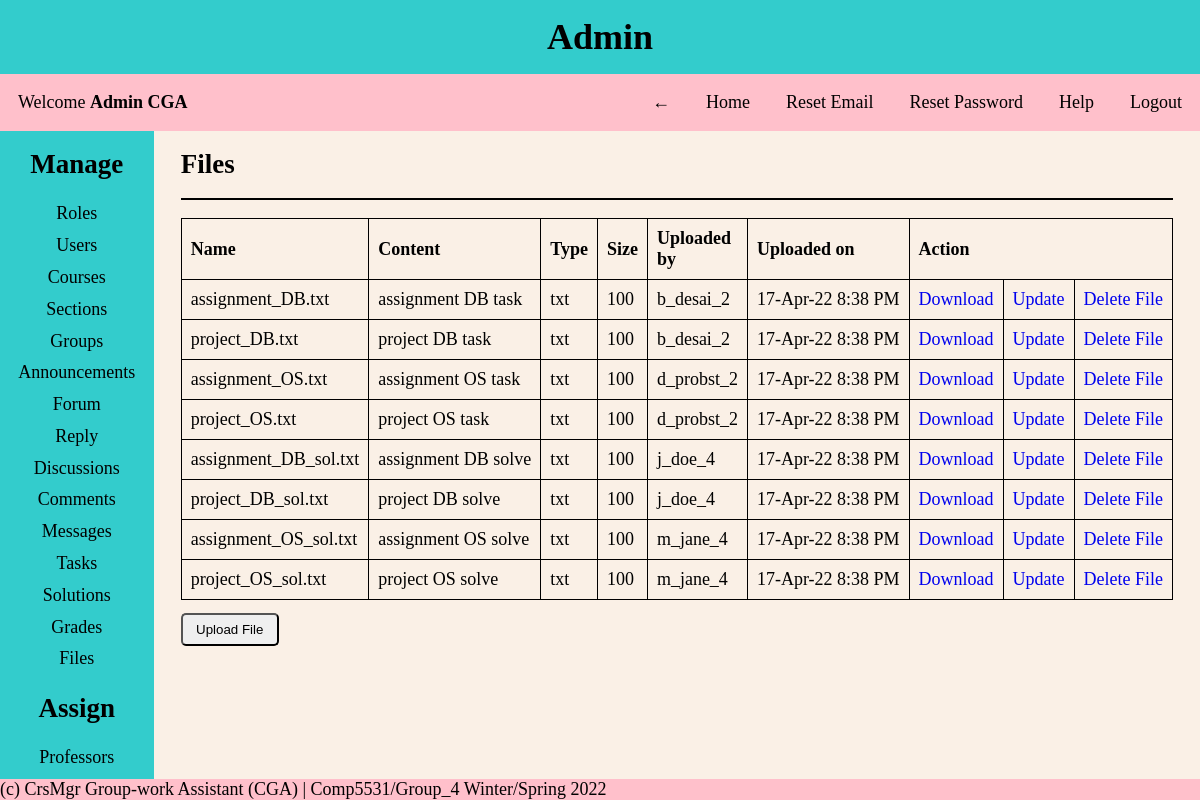
Before: /pages/admin.php?page=files (signed in) with the older database file.
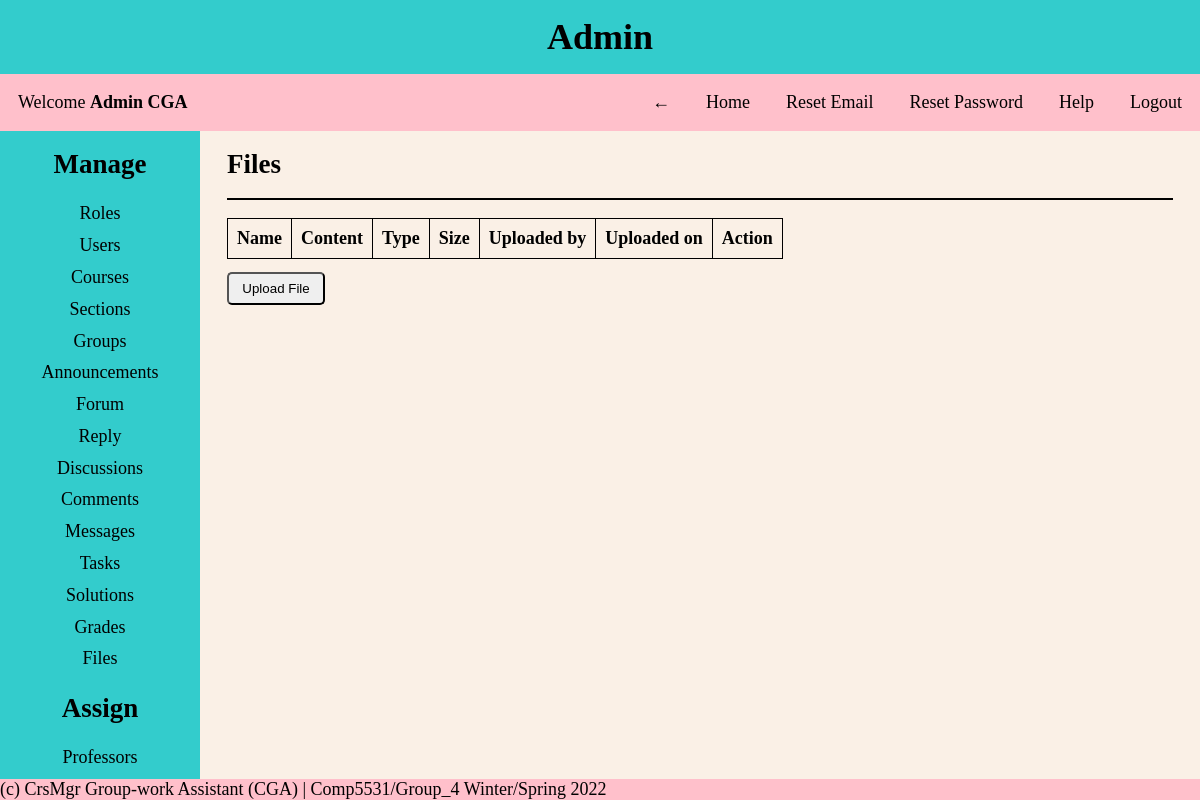
After: the same page with the newer database file.
### tables this page shows
CREATE TABLE Files
(
  file_id INT NOT NULL AUTO_INCREMENT PRIMARY KEY,
  file_name VARCHAR(30) NOT NULL,
  file_content VARCHAR(255) NOT NULL,
  file_type VARCHAR(30) NOT NULL,
  file_size INT NOT NULL,
  uploaded_by_uid INT NOT NULL,
  uploaded_on DATETIME DEFAULT CURRENT_TIMESTAMP
);

CREATE TABLE Users
(
  user_id INT NOT NULL AUTO_INCREMENT PRIMARY KEY,
  first_name VARCHAR(30) NOT NULL,
  last_name VARCHAR(30) NOT NULL,
  dob DATE NOT NULL,
  email VARCHAR(30) NOT NULL UNIQUE,
  username VARCHAR(30) NOT NULL UNIQUE,
  password VARCHAR(30) NOT NULL,
  created_on DATETIME DEFAULT CURRENT_TIMESTAMP,
  first_login TINYINT NOT NULL,
  role_id INT NOT NULL,
  FOREIGN KEY (role_id) REFERENCES Roles(role_id)
);

### helper/functions.php (called while the page is built, shortened)
<?php
function isAdmin()
{
    if (isset($_SESSION['role_id']) && $_SESSION['role_id'] == 1) {
        return true;
    }
    return false;
}
function date_convert($date)
{
    $date = strtotime($date);
    return date('d-M-y g:i A', $date);
}

### CRUD/files.php (the view, shortened to what this page needs)
<div class="content-body">
    <?php
    $query = "SELECT * FROM files as f
    JOIN users as u ON u.user_id = f.uploaded_by_uid
    ORDER BY file_id ASC";
    $results = mysqli_query($conn, $query);
    ?>
    <h2>Files</h2>
    <hr>
    <table>
        <thead>
            <tr>
                <th>Name</th>
                <th>Content</th>
                <th>Type</th>
                <th>Size</th>
                <th>Uploaded by</th>
                <th>Uploaded on</th>
                <?php isAdmin() ? print '<th colspan="3">Action</th>' : ''; ?>
            </tr>
        </thead>
        <tbody>
            <?php
            foreach ($results as $row) {
                $file_id = $row['file_id'];
                $file_name = $row['file_name'];
                $content = $row['file_content'];
                $type = $row['file_type'];
                $size = $row['file_size'];
                $uploaded_by_uid = $row['username'];
                $uploaded_on = date_convert($row['uploaded_on']);
            ?>
                <tr>
                    <td><?= $file_name ?></td>
                    <td><?= $content ?></td>
                    <td><?= $type ?></td>
                    <td><?= $size ?></td>
                    <td><?= $uploaded_by_uid ?></td>
                    <td><?= $uploaded_on ?></td>
                    <?php if (isAdmin()) {
                        echo "<td><a href='?page=files&download_file=" . $file_id . "'>Download</a></td>";
                        echo "<td><a href='?page=files&update_view=true&update_file=" . $file_id . "'>Update</a></td>";
                        echo "<td><a href='?page=files&delete_file=" . $file_id . "' onclick='return confirm(&quot;Are you sure you want to delete?&quot;)'>Delete File</a></td>";
                    } ?>
                </tr>
            <?php } ?>
        </tbody>
    </table>
    <?php if (isAdmin()) { ?>
        <a href="?page=files&upload_view=true">
            <button>Upload File</button>
        </a>
    <?php } ?>
</div>

Changed rows visible on the page:
removed files: file_name "assignment_DB.txt", file_content "assignment DB task", file_type "txt", file_size "100", users.username "b_desai_2", uploaded_on "17-Apr-22 8:38 PM"
removed files: file_name "project_DB.txt", file_content "project DB task", file_type "txt", file_size "100", users.username "b_desai_2", uploaded_on "17-Apr-22 8:38 PM"
removed files: file_name "assignment_OS.txt", file_content "assignment OS task", file_type "txt", file_size "100", users.username "d_probst_2", uploaded_on "17-Apr-22 8:38 PM"
removed files: file_name "project_OS.txt", file_content "project OS task", file_type "txt", file_size "100", users.username "d_probst_2", uploaded_on "17-Apr-22 8:38 PM"
removed files: file_name "assignment_DB_sol.txt", file_content "assignment DB solve", file_type "txt", file_size "100", users.username "j_doe_4", uploaded_on "17-Apr-22 8:38 PM"
removed files: file_name "project_DB_sol.txt", file_content "project DB solve", file_type "txt", file_size "100", users.username "j_doe_4", uploaded_on "17-Apr-22 8:38 PM"
removed files: file_name "assignment_OS_sol.txt", file_content "assignment OS solve", file_type "txt", file_size "100", users.username "m_jane_4", uploaded_on "17-Apr-22 8:38 PM"
removed files: file_name "project_OS_sol.txt", file_content "project OS solve", file_type "txt", file_size "100", users.username "m_jane_4", uploaded_on "17-Apr-22 8:38 PM"
